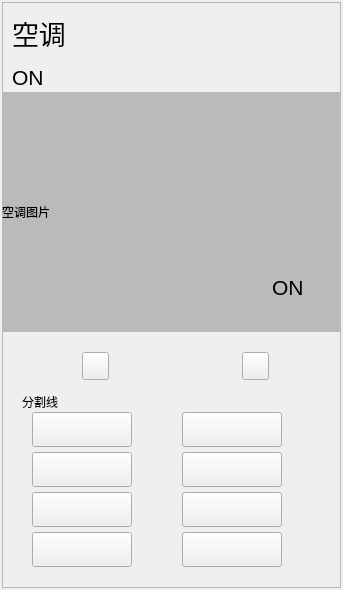
<?xml version="1.0" encoding="UTF-8"?>
<ui version="4.0">
 <class>device_ac</class>
 <widget class="QWidget" name="device_ac">
  <property name="geometry">
   <rect>
    <x>0</x>
    <y>0</y>
    <width>343</width>
    <height>590</height>
   </rect>
  </property>
  <property name="windowTitle">
   <string>Form</string>
  </property>
  <property name="styleSheet">
   <string notr="true"/>
  </property>
  <layout class="QGridLayout" name="gridLayout">
   <property name="leftMargin">
    <number>2</number>
   </property>
   <property name="topMargin">
    <number>2</number>
   </property>
   <property name="rightMargin">
    <number>2</number>
   </property>
   <property name="bottomMargin">
    <number>2</number>
   </property>
   <item row="0" column="0">
    <widget class="QFrame" name="frame_background">
     <property name="styleSheet">
      <string notr="true"/>
     </property>
     <property name="frameShape">
      <enum>QFrame::StyledPanel</enum>
     </property>
     <property name="frameShadow">
      <enum>QFrame::Raised</enum>
     </property>
     <widget class="QPushButton" name="btn_xiao">
      <property name="geometry">
       <rect>
        <x>180</x>
        <y>410</y>
        <width>100</width>
        <height>35</height>
       </rect>
      </property>
      <property name="text">
       <string/>
      </property>
     </widget>
     <widget class="QPushButton" name="btn_speed">
      <property name="geometry">
       <rect>
        <x>240</x>
        <y>350</y>
        <width>27</width>
        <height>28</height>
       </rect>
      </property>
      <property name="text">
       <string/>
      </property>
     </widget>
     <widget class="QPushButton" name="btn_high">
      <property name="geometry">
       <rect>
        <x>180</x>
        <y>530</y>
        <width>100</width>
        <height>35</height>
       </rect>
      </property>
      <property name="text">
       <string/>
      </property>
     </widget>
     <widget class="QPushButton" name="btn_auto">
      <property name="geometry">
       <rect>
        <x>30</x>
        <y>410</y>
        <width>100</width>
        <height>35</height>
       </rect>
      </property>
      <property name="text">
       <string/>
      </property>
     </widget>
     <widget class="QPushButton" name="btn_mid">
      <property name="geometry">
       <rect>
        <x>180</x>
        <y>490</y>
        <width>100</width>
        <height>35</height>
       </rect>
      </property>
      <property name="text">
       <string/>
      </property>
     </widget>
     <widget class="QLabel" name="label_ac">
      <property name="geometry">
       <rect>
        <x>0</x>
        <y>90</y>
        <width>343</width>
        <height>240</height>
       </rect>
      </property>
      <property name="styleSheet">
       <string notr="true">background-color: rgb(186, 186, 186);</string>
      </property>
      <property name="text">
       <string>空调图片</string>
      </property>
     </widget>
     <widget class="QPushButton" name="btn_dry">
      <property name="geometry">
       <rect>
        <x>30</x>
        <y>490</y>
        <width>100</width>
        <height>35</height>
       </rect>
      </property>
      <property name="text">
       <string/>
      </property>
     </widget>
     <widget class="QPushButton" name="btn_low">
      <property name="geometry">
       <rect>
        <x>180</x>
        <y>450</y>
        <width>100</width>
        <height>35</height>
       </rect>
      </property>
      <property name="text">
       <string/>
      </property>
     </widget>
     <widget class="QPushButton" name="btn_cold">
      <property name="geometry">
       <rect>
        <x>30</x>
        <y>450</y>
        <width>100</width>
        <height>35</height>
       </rect>
      </property>
      <property name="text">
       <string/>
      </property>
     </widget>
     <widget class="QPushButton" name="btn_mode">
      <property name="geometry">
       <rect>
        <x>80</x>
        <y>350</y>
        <width>27</width>
        <height>28</height>
       </rect>
      </property>
      <property name="text">
       <string/>
      </property>
     </widget>
     <widget class="QPushButton" name="btn_wind">
      <property name="geometry">
       <rect>
        <x>30</x>
        <y>530</y>
        <width>100</width>
        <height>35</height>
       </rect>
      </property>
      <property name="text">
       <string/>
      </property>
     </widget>
     <widget class="QLabel" name="label_text_ac">
      <property name="geometry">
       <rect>
        <x>10</x>
        <y>0</y>
        <width>101</width>
        <height>61</height>
       </rect>
      </property>
      <property name="font">
       <font>
        <pointsize>20</pointsize>
        <weight>50</weight>
        <bold>false</bold>
       </font>
      </property>
      <property name="text">
       <string>空调</string>
      </property>
     </widget>
     <widget class="QLabel" name="label_onoff">
      <property name="geometry">
       <rect>
        <x>10</x>
        <y>50</y>
        <width>72</width>
        <height>51</height>
       </rect>
      </property>
      <property name="font">
       <font>
        <pointsize>16</pointsize>
        <weight>50</weight>
        <bold>false</bold>
       </font>
      </property>
      <property name="text">
       <string>ON</string>
      </property>
     </widget>
     <widget class="QLabel" name="label_fenge">
      <property name="geometry">
       <rect>
        <x>20</x>
        <y>390</y>
        <width>301</width>
        <height>20</height>
       </rect>
      </property>
      <property name="text">
       <string>分割线</string>
      </property>
     </widget>
     <widget class="QLabel" name="label_onoff_2">
      <property name="geometry">
       <rect>
        <x>270</x>
        <y>260</y>
        <width>72</width>
        <height>51</height>
       </rect>
      </property>
      <property name="font">
       <font>
        <pointsize>16</pointsize>
        <weight>50</weight>
        <bold>false</bold>
       </font>
      </property>
      <property name="text">
       <string>ON</string>
      </property>
     </widget>
    </widget>
   </item>
  </layout>
 </widget>
 <resources/>
 <connections/>
</ui>
